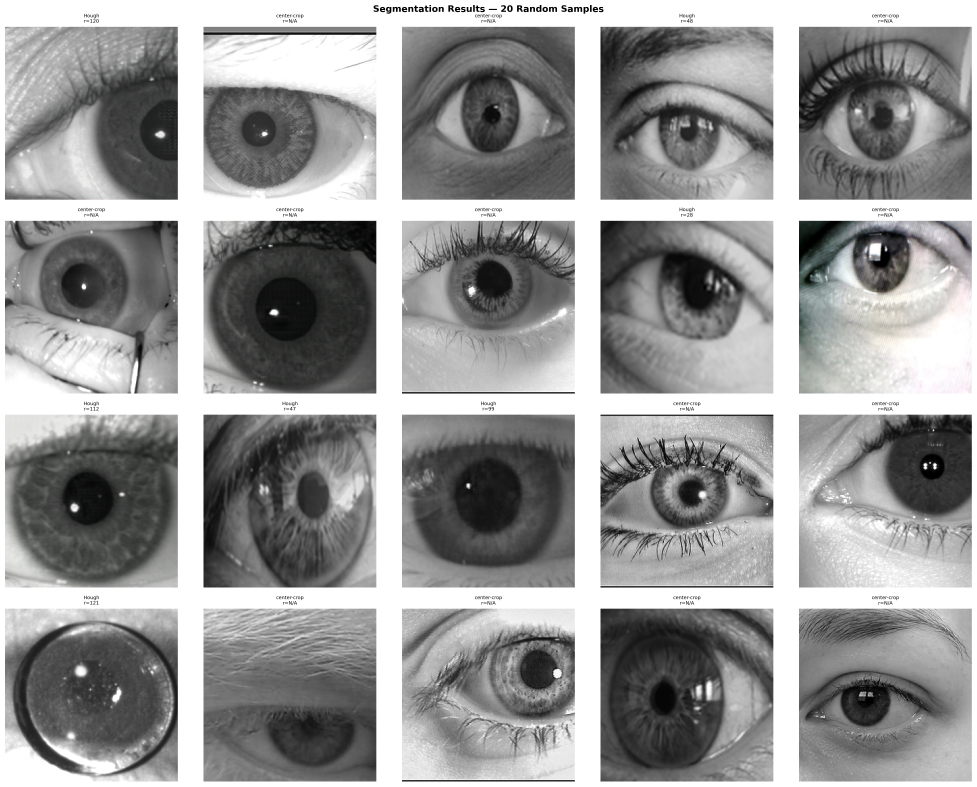
#> input picture iris_bbdm_pad/results/phase1_visualizations/segmentation_results.png, 5860 x 4719 px (shown at 1/6 size)
$ python -i iris_preprocessing.py   (imports and definitions only)
#> lines starting #> are read from the running program, lines starting #| are printed output that depends on the picture
#> further down, picture is the input picture: shape (4719, 5860, 3); mean B, G, R 152.1, 152.3, 152.1
"""Phase 1 — Iris Image Preprocessing.

Segments, normalizes, and standardizes raw iris images to 256×256 RGB PNG.
Mirrors input directory structure exactly under the output directory.
Supports resume via checkpoint JSON.

Usage:
    python iris_bbdm_pad/data/iris_preprocessing.py \
        --input_dir Images/ --output_dir iris_bbdm_pad/data/preprocessed/ \
        --image_size 256 --workers 4 --max_images 50
"""

from __future__ import annotations

import argparse
import csv
import json
import logging
import multiprocessing
import random
import time
from pathlib import Path
from typing import Dict, List, Optional, Tuple

import cv2
import numpy as np
from PIL import Image
from tqdm import tqdm

# [5 lines not run here, left out]
logger = logging.getLogger(__name__)

SUPPORTED_EXTENSIONS = {".bmp", ".jpg", ".jpeg", ".png", ".tiff", ".tif"}
MIN_IMAGE_SIZE = 50  # pixels — skip images smaller than this


# ---------------------------------------------------------------------------
# Segmentation
# ---------------------------------------------------------------------------

_HOUGH_MAX_DIM = 512  # Hough runtime scales with image area; cap at this size


# [75 lines left out: function segment_iris, not called in this run]


def get_intermediate_steps(image: np.ndarray) -> Dict[str, np.ndarray]:
    """Return intermediate pipeline stages for visualization.

    Args:
        image: BGR image array.

    Returns:
        Dict of named intermediate arrays (all BGR for display).
    """
    h, w = image.shape[:2]
#> h = 4719; w = 5860

    # Mirror the same downscale used in segment_iris for consistency
    scale = 1.0
    if max(h, w) > _HOUGH_MAX_DIM:
        scale = _HOUGH_MAX_DIM / max(h, w)
#> scale = 0.0874
        small = cv2.resize(image, None, fx=scale, fy=scale, interpolation=cv2.INTER_AREA)
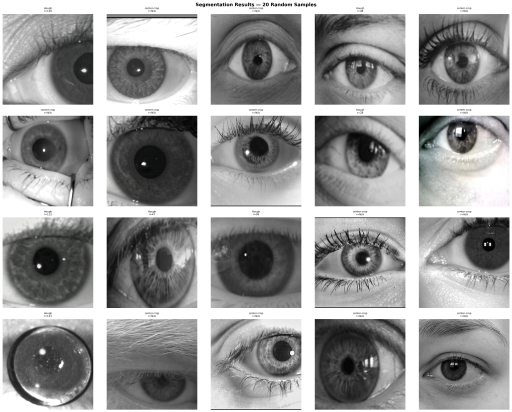
#> small: shape (412, 512, 3); mean B, G, R 152, 152.2, 152
    else:
        small = image
    sh, sw = small.shape[:2]
#> sh = 412; sw = 512

    gray = cv2.cvtColor(small, cv2.COLOR_BGR2GRAY)
    blurred = cv2.GaussianBlur(gray, (5, 5), 0)
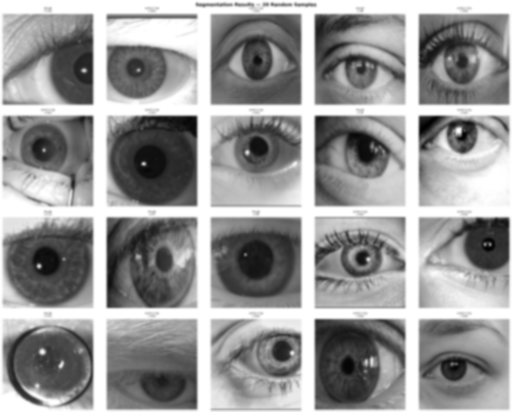
#> blurred: shape (412, 512); min 1, max 255, mean 152.1
    clahe = cv2.createCLAHE(clipLimit=2.0, tileGridSize=(8, 8))
    enhanced = clahe.apply(blurred)
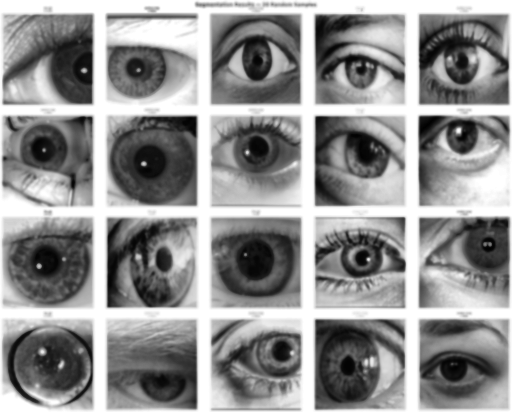
#> enhanced: shape (412, 512); min 0, max 255, mean 146.1

    circles = cv2.HoughCircles(
        enhanced,
        cv2.HOUGH_GRADIENT,
        dp=1.2,
        minDist=sh // 4,
        param1=100,
        param2=30,
        minRadius=sh // 8,
        maxRadius=sh // 2,
    )
#> circles = 21 rows, first 8: [202.2, 199.8, 189.5], [309, 193.8, 180.2], [264.6, 291, 119.5], [150.6, 100.2, 149.9], [382.2, 112.2, 127.4], [256.2, 103.8, 102.4], [221.4, 407.4, 184.2], [126.6, 303, 106.3]

    # Draw circles on a copy for visualization
    hough_vis = cv2.cvtColor(enhanced, cv2.COLOR_GRAY2BGR)
    if circles is not None:
        for c in np.round(circles[0, :]).astype(int):
            cv2.circle(hough_vis, (c[0], c[1]), c[2], (0, 255, 0), 2)
            cv2.circle(hough_vis, (c[0], c[1]), 2, (0, 0, 255), 3)
#> this loop made 21 passes
#> c on passes 1 to 12: [202, 200, 189], [309, 194, 180], [265, 291, 120], [151, 100, 150], [382, 112, 127], [256, 104, 102], [221, 407, 184], [127, 303, 106], [466, 256, 153], [368, 374, 141], [322, 10, 166], [489, 147, 134]
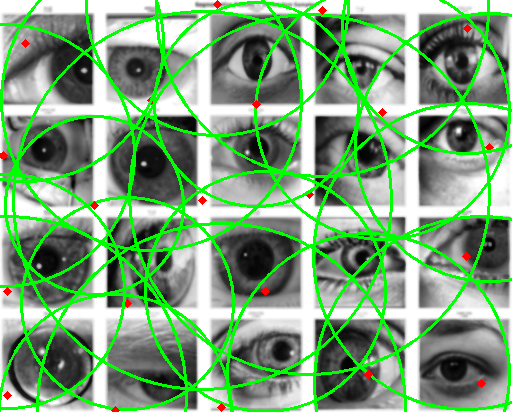
#> hough_vis: shape (412, 512, 3); mean B, G, R 123.4, 162.2, 124.4

    return {
        "gray": cv2.cvtColor(gray, cv2.COLOR_GRAY2BGR),
        "clahe": cv2.cvtColor(enhanced, cv2.COLOR_GRAY2BGR),
        "hough": hough_vis,
    }


# ---------------------------------------------------------------------------
# Label extraction
# ---------------------------------------------------------------------------

# [476 lines left out: functions extract_label_info, process_single_image, save_preprocessing_pipeline, save_segmentation_results, save_format_comparison, collect_images and 5 more, not called in this run]


# [21 lines not run here, left out]

>>> import cv2
>>> picture = cv2.imread('../results/phase1_visualizations/segmentation_results.png')
>>> result = get_intermediate_steps(picture)
#> result = 3 items
